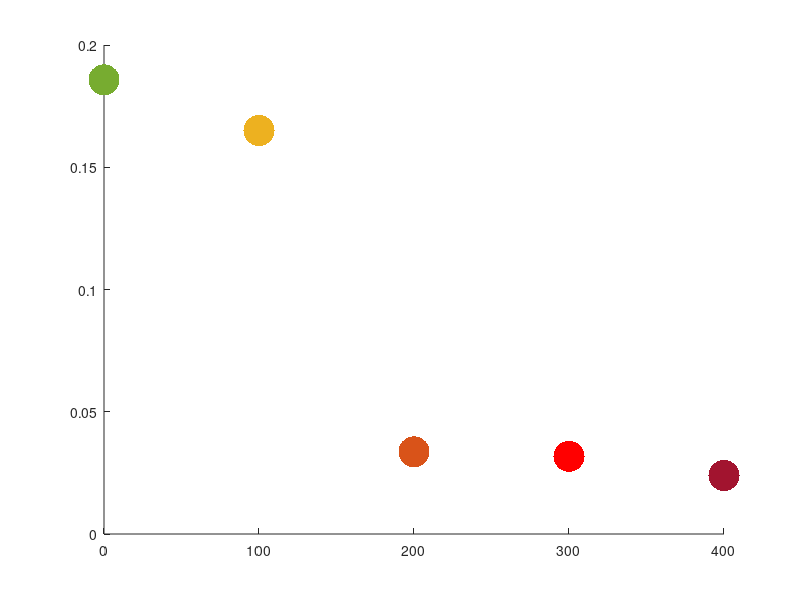

Here is the MATLAB script that generated this plot: (Note: this script raises an error after producing the figure.)

rust =    [0.8500, 0.3250, 0.0980];
gold =    [0.9290, 0.6940, 0.1250];
green =   [0.4660, 0.6740, 0.1880];
cherry =  [0.6350, 0.0780, 0.1840];
red =     [1.0, 0.0, 0.0];

myTextFont = 30;
figure
% Read off main plot at x=1430.19 cm^-1 for all y
y = [ 0.18573, 0.16502, 0.033594, 0.031751, 0.023905 ];
x = [ 0, 100, 200, 300. 400 ];
%scatter(x,y,'*','SizeData',100);
scatter(x(1),y(1),500,green,'filled');
hold on
scatter(x(2),y(2),500,gold,'filled');
scatter(x(3),y(3),500,rust,'filled');
scatter(x(4),y(4),500,red,'filled');
scatter(x(5),y(5),500,cherry,'filled');
title('');
xlabel('Glucose Concentration (mg/dL)', 'FontSize', myLabelFont); % x-axis label
ylabel('Normalized Intensity at 1430 cm^-^1', 'FontSize', myLabelFont); % y-axis label
set(gca,'FontSize',myTextFont,'FontWeight','bold','box','off')
set(gca,'Xtick',0:100:400)
set(gca,'XtickLabel',x(1:end))
hold off